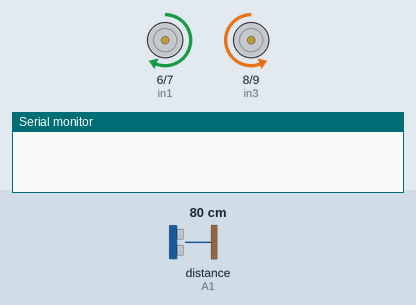
Bench run of a sketch on a simulated Arduino Uno, built with avr-gcc and run on an emulated ATmega328P. Shown: motor-driver pin pairs drawn as motors (green arrow = first pin HIGH = forward, orange = second pin HIGH = backward, longer = more drive, scaled by the enable pin), the last lines printed to the serial monitor. Wiring (inferred from the names in the program): ultrasonic range finder: trigger A0; echo A1. The test bench sets the inputs (shaded band); at power-on: distance to the obstacle (sensor on A1) 80 cm. The echo pulse lasts 58.3 µs per cm; EEPROM starts erased.

Above: at 0.69 s.
1.8 s: distance to the obstacle (sensor on A1) set to 19 cm
At 2.7 s:
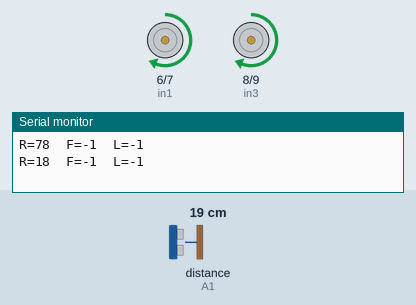
5.3 s: distance to the obstacle (sensor on A1) set to 14 cm
At 5.95 s:
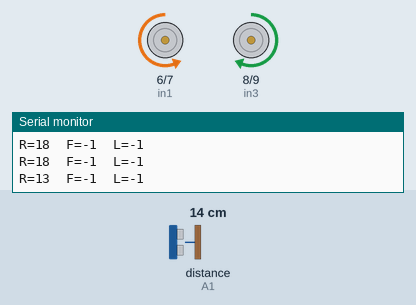
9.8 s: distance to the obstacle (sensor on A1) set to 18 cm
At 10.05 s:
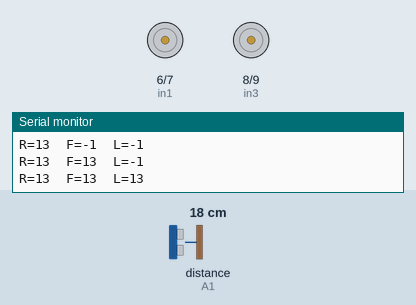
13.3 s: distance to the obstacle (sensor on A1) set to 2 cm
Timing chart, 0 to 17.8 s (numbered marks = the images above; inputs shaded):
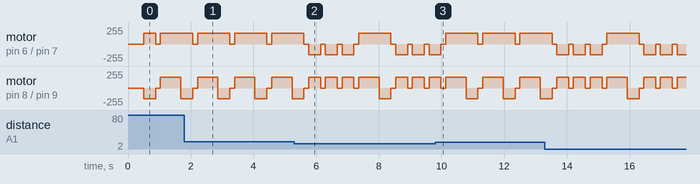

Measured:
- the behaviour switches between 17 and 16 cm on distance to the obstacle (sensor on A1) (found by bisection; images 1 and 2)

The sketch:

auto.ino
```cpp
#include <EEPROM.h>

int ena = 5, in1 = 6, in2 = 7;
int in3 = 8, in4 = 9, enb = 10;
int trig = A0, echo = A1;

int speed = 160;
int turnTime = 380;
int cellTime = 650;
int openDist = 15;
int parkDist = 80;

struct Robot {
  int moves;
  unsigned long startTime;
};
Robot robot;

char names[3] = {'R', 'F', 'L'};
int dist[3];

void motors(int a, int b, int c, int d) {
  digitalWrite(in1, a);
  digitalWrite(in2, b);
  digitalWrite(in3, c);
  digitalWrite(in4, d);
  analogWrite(ena, speed);
  analogWrite(enb, speed);
}

void stopRobot() {
  motors(0, 0, 0, 0);
}

void turnRight() {
  motors(1, 0, 0, 1);
  delay(turnTime);
  stopRobot();
  delay(150);
}

void turnLeft() {
  motors(0, 1, 1, 0);
  delay(turnTime);
  stopRobot();
  delay(150);
}

void goForward(Robot *r) {
  motors(1, 0, 1, 0);
  delay(cellTime);
  stopRobot();
  r->moves++;
}

int getDistance() {
  digitalWrite(trig, LOW);
  delayMicroseconds(2);
  digitalWrite(trig, HIGH);
  delayMicroseconds(10);
  digitalWrite(trig, LOW);
  long t = pulseIn(echo, HIGH, 25000);
  if (t == 0) return 300;
  return t * 0.034 / 2;
}

void printDistances(int *d) {
  for (int i = 0; i < 3; i++) {
    Serial.print(names[i]);
    Serial.print("=");
    Serial.print(*(d + i));
    Serial.print("  ");
  }
  Serial.println();
}

void setup() {
  Serial.begin(9600);
  pinMode(ena, OUTPUT);
  pinMode(in1, OUTPUT);
  pinMode(in2, OUTPUT);
  pinMode(enb, OUTPUT);
  pinMode(in3, OUTPUT);
  pinMode(in4, OUTPUT);
  pinMode(trig, OUTPUT);
  pinMode(echo, INPUT);
  stopRobot();

  byte mode = EEPROM.read(0);
  if (mode == 1) mode = 0;
  else mode = 1;
  EEPROM.update(0, mode);
  if (mode == 0) {
    while (true) {
      stopRobot();
    }
  }

  delay(500);
  robot.moves = 0;
  robot.startTime = millis();
}

void loop() {
  if (millis() - robot.startTime > 88000) {
    stopRobot();
    while (true) {}
  }

  for (int i = 0; i < 3; i++) dist[i] = -1;

  turnRight();
  for (int i = 0; i < 3; i++) {
    if (i > 0) turnLeft();
    dist[i] = getDistance();
    printDistances(dist);

    if (dist[i] > parkDist) {
      goForward(&robot);
      goForward(&robot);
      stopRobot();
      while (true) {}
    }
    if (dist[i] > openDist) {
      goForward(&robot);
      return;
    }
  }

  turnLeft();
  goForward(&robot);
}
```
